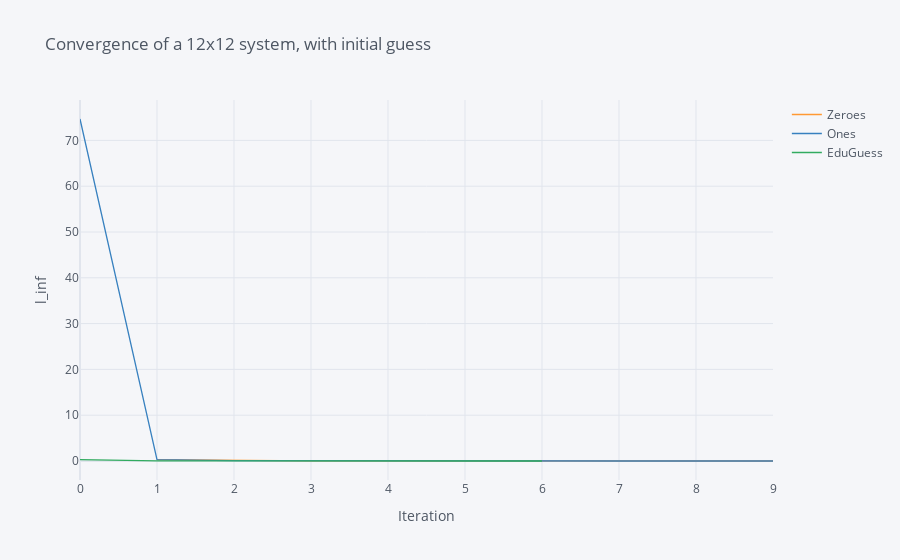
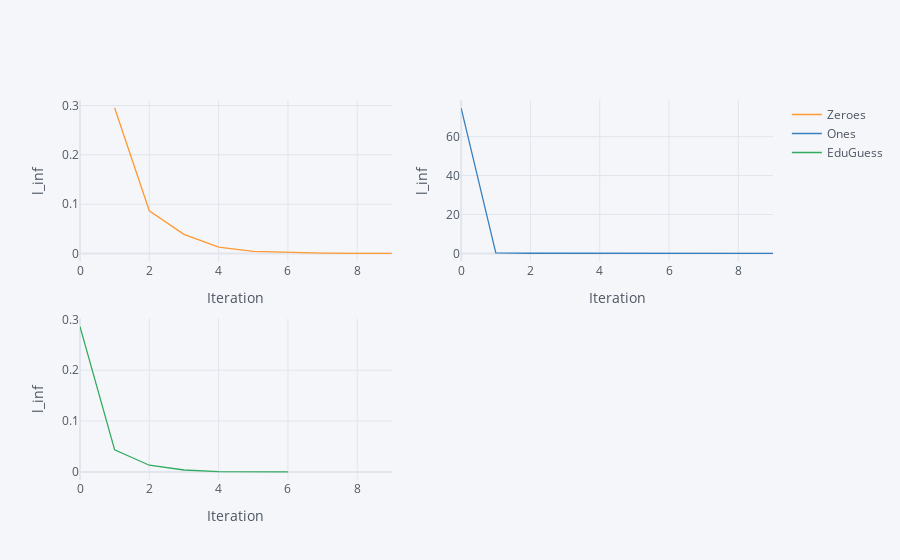

Here is the notebook cell these charts were saved with, in order:
### Code cell
df1 = pd.DataFrame(l_inflG1, columns = ['Zeroes'])
df2 = pd.DataFrame(l_inflG2, columns = ['Ones'])
df3 = pd.DataFrame(l_inflG3, columns = ['EduGuess'])
df = df1.append(df2)
df = df.append(df3)

df.iplot(kind='line', title='Convergence of a 12x12 system, with initial guess', xTitle='Iteration', yTitle='l_inf')
df.iplot(kind='line', xTitle='Iteration', yTitle='l_inf', subplots=True)

### Figure 1 — Plotly figure (JSON) as saved in the notebook; plotly's stock layout.template omitted (floating-point values rounded to 4 significant figures)
{"data": [{"line": {"color": "rgba(255, 153, 51, 1.0)", "dash": "solid", "shape": "linear", "width": 1.3}, "mode": "lines", "name": "Zeroes", "text": "", "type": "scatter", "x": [0, 1, 2, 3, 4, 5, 6, 7, 8, 9, 0, 1, 2, 3, 4, 5, 6, 7, 8, 9, 0, 1, 2, 3, 4, 5, 6], "y": [null, 0.2949, 0.08649, 0.03883, 0.01287, 0.004115, 0.001529, 0.0004847, 0.0001448, 4.158e-05, "", "", "", "", "", "", "", "", "", "", "", "", "", "", "", "", ""]}, {"line": {"color": "rgba(55, 128, 191, 1.0)", "dash": "solid", "shape": "linear", "width": 1.3}, "mode": "lines", "name": "Ones", "text": "", "type": "scatter", "x": [0, 1, 2, 3, 4, 5, 6, 7, 8, 9, 0, 1, 2, 3, 4, 5, 6, 7, 8, 9, 0, 1, 2, 3, 4, 5, 6], "y": ["", "", "", "", "", "", "", "", "", "", 74.67, 0.2908, 0.08501, 0.03833, 0.0127, 0.004056, 0.001508, 0.0004781, 0.0001429, 4.103e-05, "", "", "", "", "", "", ""]}, {"line": {"color": "rgba(50, 171, 96, 1.0)", "dash": "solid", "shape": "linear", "width": 1.3}, "mode": "lines", "name": "EduGuess", "text": "", "type": "scatter", "x": [0, 1, 2, 3, 4, 5, 6, 7, 8, 9, 0, 1, 2, 3, 4, 5, 6, 7, 8, 9, 0, 1, 2, 3, 4, 5, 6], "y": ["", "", "", "", "", "", "", "", "", "", "", "", "", "", "", "", "", "", "", "", 0.2857, 0.0434, 0.0132, 0.003888, 0.0008082, 0.0001576, 6.641e-05]}], "layout": {"legend": {"bgcolor": "#F5F6F9", "font": {"color": "#4D5663"}}, "paper_bgcolor": "#F5F6F9", "plot_bgcolor": "#F5F6F9", "title": {"font": {"color": "#4D5663"}, "text": "Convergence of a 12x12 system, with initial guess"}, "xaxis": {"gridcolor": "#E1E5ED", "showgrid": true, "tickfont": {"color": "#4D5663"}, "title": {"font": {"color": "#4D5663"}, "text": "Iteration"}, "zerolinecolor": "#E1E5ED"}, "yaxis": {"gridcolor": "#E1E5ED", "showgrid": true, "tickfont": {"color": "#4D5663"}, "title": {"font": {"color": "#4D5663"}, "text": "l_inf"}, "zerolinecolor": "#E1E5ED"}}}

### Figure 2 — Plotly figure (JSON) as saved in the notebook; plotly's stock layout.template omitted (floating-point values rounded to 4 significant figures)
{"data": [{"line": {"color": "rgba(255, 153, 51, 1.0)", "dash": "solid", "shape": "linear", "width": 1.3}, "mode": "lines", "name": "Zeroes", "text": "", "type": "scatter", "x": [0, 1, 2, 3, 4, 5, 6, 7, 8, 9, 0, 1, 2, 3, 4, 5, 6, 7, 8, 9, 0, 1, 2, 3, 4, 5, 6], "xaxis": "x", "y": [null, 0.2949, 0.08649, 0.03883, 0.01287, 0.004115, 0.001529, 0.0004847, 0.0001448, 4.158e-05, "", "", "", "", "", "", "", "", "", "", "", "", "", "", "", "", ""], "yaxis": "y"}, {"line": {"color": "rgba(55, 128, 191, 1.0)", "dash": "solid", "shape": "linear", "width": 1.3}, "mode": "lines", "name": "Ones", "text": "", "type": "scatter", "x": [0, 1, 2, 3, 4, 5, 6, 7, 8, 9, 0, 1, 2, 3, 4, 5, 6, 7, 8, 9, 0, 1, 2, 3, 4, 5, 6], "xaxis": "x2", "y": ["", "", "", "", "", "", "", "", "", "", 74.67, 0.2908, 0.08501, 0.03833, 0.0127, 0.004056, 0.001508, 0.0004781, 0.0001429, 4.103e-05, "", "", "", "", "", "", ""], "yaxis": "y2"}, {"line": {"color": "rgba(50, 171, 96, 1.0)", "dash": "solid", "shape": "linear", "width": 1.3}, "mode": "lines", "name": "EduGuess", "text": "", "type": "scatter", "x": [0, 1, 2, 3, 4, 5, 6, 7, 8, 9, 0, 1, 2, 3, 4, 5, 6, 7, 8, 9, 0, 1, 2, 3, 4, 5, 6], "xaxis": "x3", "y": ["", "", "", "", "", "", "", "", "", "", "", "", "", "", "", "", "", "", "", "", 0.2857, 0.0434, 0.0132, 0.003888, 0.0008082, 0.0001576, 6.641e-05], "yaxis": "y3"}], "layout": {"legend": {"bgcolor": "#F5F6F9", "font": {"color": "#4D5663"}}, "paper_bgcolor": "#F5F6F9", "plot_bgcolor": "#F5F6F9", "title": {"font": {"color": "#4D5663"}}, "xaxis": {"anchor": "y", "domain": [0, 0.45], "gridcolor": "#E1E5ED", "showgrid": true, "tickfont": {"color": "#4D5663"}, "title": {"font": {"color": "#4D5663"}, "text": "Iteration"}, "zerolinecolor": "#E1E5ED"}, "xaxis2": {"anchor": "y2", "domain": [0.55, 1], "gridcolor": "#E1E5ED", "showgrid": true, "tickfont": {"color": "#4D5663"}, "title": {"font": {"color": "#4D5663"}, "text": "Iteration"}, "zerolinecolor": "#E1E5ED"}, "xaxis3": {"anchor": "y3", "domain": [0, 0.45], "gridcolor": "#E1E5ED", "showgrid": true, "tickfont": {"color": "#4D5663"}, "title": {"font": {"color": "#4D5663"}, "text": "Iteration"}, "zerolinecolor": "#E1E5ED"}, "yaxis": {"anchor": "x", "domain": [0.575, 1], "gridcolor": "#E1E5ED", "showgrid": true, "tickfont": {"color": "#4D5663"}, "title": {"font": {"color": "#4D5663"}, "text": "l_inf"}, "zerolinecolor": "#E1E5ED"}, "yaxis2": {"anchor": "x2", "domain": [0.575, 1], "gridcolor": "#E1E5ED", "showgrid": true, "tickfont": {"color": "#4D5663"}, "title": {"font": {"color": "#4D5663"}, "text": "l_inf"}, "zerolinecolor": "#E1E5ED"}, "yaxis3": {"anchor": "x3", "domain": [0, 0.425], "gridcolor": "#E1E5ED", "showgrid": true, "tickfont": {"color": "#4D5663"}, "title": {"font": {"color": "#4D5663"}, "text": "l_inf"}, "zerolinecolor": "#E1E5ED"}}}
